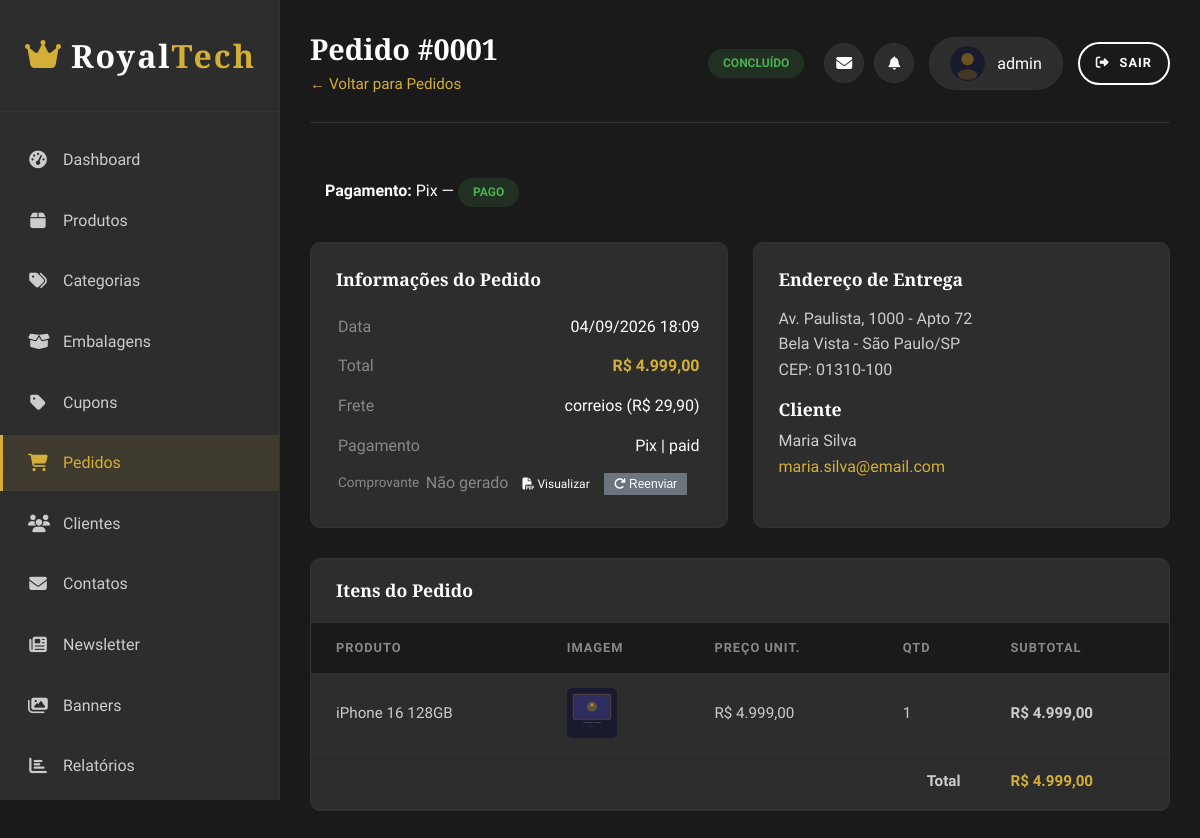
Screenshot of /pages/admin/order-detail.php?id=1 (signed in) with the database file from the repository.
### tables this page shows
CREATE TABLE IF NOT EXISTS e5_orders (
  id INT PRIMARY KEY AUTO_INCREMENT,
  user_id INT NOT NULL,
  status ENUM('pending','paid','shipped','delivered','canceled') NOT NULL DEFAULT 'pending',
  total DECIMAL(10,2) NOT NULL,
  shipping_method VARCHAR(50) NULL,
  shipping_cost DECIMAL(10,2) NOT NULL DEFAULT 0.00,
  payment_method VARCHAR(50) NULL,
  coupon_code VARCHAR(50) NULL,
  payment_card_last_four CHAR(4) NULL,
  payment_status ENUM('pending','paid','refunded') NOT NULL DEFAULT 'pending',
  shipping_neighborhood VARCHAR(80) NULL,
  shipping_city VARCHAR(80) NULL,
  shipping_state VARCHAR(40) NULL,
  shipping_postal_code VARCHAR(10) NULL,
  tracking_code VARCHAR(100) NULL,
  comprovante_filename VARCHAR(60) NULL,
  email_status ENUM('sent','failed','skipped') NULL,
  email_error TEXT NULL,
  created_at TIMESTAMP DEFAULT CURRENT_TIMESTAMP,
  updated_at TIMESTAMP DEFAULT CURRENT_TIMESTAMP ON UPDATE CURRENT_TIMESTAMP,
  CONSTRAINT fk_orders_user FOREIGN KEY (user_id) REFERENCES e5_users(id)
);

CREATE TABLE IF NOT EXISTS e5_users (
  id INT PRIMARY KEY AUTO_INCREMENT,
  name VARCHAR(80) NOT NULL,
  email VARCHAR(120) UNIQUE NOT NULL,
  cpf VARCHAR(14) NULL,
  username VARCHAR(40) UNIQUE NOT NULL,
  password VARCHAR(255) NOT NULL,
  role ENUM('customer','admin') NOT NULL DEFAULT 'customer',
  postal_code VARCHAR(10) NOT NULL,
  street VARCHAR(120) NOT NULL,
  number INT NOT NULL,
  complement VARCHAR(80) DEFAULT NULL,
  created_at TIMESTAMP DEFAULT CURRENT_TIMESTAMP,
  updated_at TIMESTAMP DEFAULT CURRENT_TIMESTAMP ON UPDATE CURRENT_TIMESTAMP
);

CREATE TABLE IF NOT EXISTS e5_order_items (
  id INT PRIMARY KEY AUTO_INCREMENT,
  order_id INT NOT NULL,
  product_id INT NOT NULL,
  quantity INT NOT NULL,
  unit_price DECIMAL(10,2) NOT NULL,
  CONSTRAINT fk_order_items_order FOREIGN KEY (order_id) REFERENCES e5_orders(id) ON DELETE CASCADE,
  CONSTRAINT fk_order_items_product FOREIGN KEY (product_id) REFERENCES e5_products(id)
);

CREATE TABLE IF NOT EXISTS e5_products (
  id INT PRIMARY KEY AUTO_INCREMENT,
  category_id INT NOT NULL,
  name VARCHAR(150) NOT NULL,
  slug VARCHAR(180) NOT NULL UNIQUE,
  description TEXT NULL,
  brand VARCHAR(80) NULL,
  price DECIMAL(10,2) NOT NULL,
  old_price DECIMAL(10,2) NULL,
  stock INT NOT NULL DEFAULT 0,
  is_featured TINYINT(1) NOT NULL DEFAULT 0,
  package_size_id INT NULL,
  weight_kg DECIMAL(5,2) NULL,
  height_cm DECIMAL(5,1) NULL,
  width_cm DECIMAL(5,1) NULL,
  length_cm DECIMAL(5,1) NULL,
  created_at TIMESTAMP DEFAULT CURRENT_TIMESTAMP,
  updated_at TIMESTAMP DEFAULT CURRENT_TIMESTAMP ON UPDATE CURRENT_TIMESTAMP,
  CONSTRAINT fk_products_category FOREIGN KEY (category_id) REFERENCES e5_categories(id),
  CONSTRAINT fk_products_package_size FOREIGN KEY (package_size_id) REFERENCES e5_package_sizes(id)
);

### includes/status_labels.php (called while the page is built, shortened)
<?php
$statusLabels = [
    'pending' => ['label' => 'Pendente', 'class' => 'status-pending'],
    'paid'    => ['label' => 'Pago',     'class' => 'status-active'],
    'shipped' => ['label' => 'Enviado',  'class' => 'status-processing'],
    'delivered'=> ['label' => 'Concluído','class' => 'status-active'],
    'canceled'=> ['label' => 'Cancelado','class' => 'status-inactive'],
];

### includes/comprovante_functions.php (called while the page is built, shortened)
<?php
function getComprovantePath(int $orderId): ?string
{
    $order = $GLOBALS['pdo']->prepare('SELECT comprovante_filename FROM e5_orders WHERE id = :id LIMIT 1');
    $order->execute([':id' => $orderId]);
    $filename = $order->fetchColumn();
    return null;
}

### includes/image_helpers.php (called while the page is built, shortened)
<?php
function imageAvailable(string $path): bool
{
    $file = realpath(__DIR__ . '/../' . ltrim($path, '/'));
    return $file !== false && is_file($file);
}
function renderProductImage(string $path, string $basePath, string $fallback = 'assets/img/placeholder-product.svg'): string
{
    return $basePath . ltrim($fallback, '/');
}

### pages/admin/order-detail.php (the view, shortened to what this page needs)
<?php
require_once __DIR__ . '/../../includes/status_labels.php';
require_once __DIR__ . '/../../includes/image_helpers.php';
require_once __DIR__ . '/../../includes/comprovante_functions.php';
$orderId = (int) ($_GET['id'] ?? 0);
$order = $pdo->prepare('SELECT o.*, u.name AS user_name, u.email AS user_email, u.postal_code, u.street, u.number, u.complement
    FROM e5_orders o INNER JOIN e5_users u ON u.id = o.user_id WHERE o.id = :id LIMIT 1');
$order->execute([':id' => $orderId]);
$order = $order->fetch();
$items = $pdo->prepare('SELECT oi.*, p.name AS product_name,
    (SELECT pi.image_path FROM e5_product_images pi WHERE pi.product_id = p.id ORDER BY pi.is_primary DESC, pi.id ASC LIMIT 1) AS image_path
    FROM e5_order_items oi INNER JOIN e5_products p ON p.id = oi.product_id WHERE oi.order_id = :oid');
$items->execute([':oid' => $orderId]);
$items = $items->fetchAll();
$payLabel = ['pix' => 'Pix', 'boleto' => 'Boleto', 'credit' => 'Cartão', 'delivery' => 'Entrega'];
$sinfo = $statusLabels[$order['status']] ?? ['label' => $order['status'], 'class' => ''];
?>
<!DOCTYPE html>
<html lang="pt-BR">
<head>
    <?php include 'head_inc.php'; ?>
</head>
<body>
    <div class="admin-wrapper">
        <?php $activePage = 'orders'; include 'sidebar_inc.php'; ?>
        <main class="admin-main">
            <header class="admin-header">
                <div class="admin-title">
                    <h2>Pedido #<?php echo str_pad((string)$order['id'], 4, '0', STR_PAD_LEFT); ?></h2>
                    <p><a href="orders.php" style="color:var(--color-primary);">&larr; Voltar para Pedidos</a></p>
                </div>
                <div class="admin-actions">
                    <span class="status-badge <?php echo $sinfo['class']; ?>"><?php echo $sinfo['label']; ?></span>
                    <?php include 'header_user_inc.php'; ?>
                </div>
            </header>
            <div class="ml-card" style="padding:15px; margin-bottom:20px; display:flex; align-items:center; gap:15px; flex-wrap:wrap; justify-content:space-between;">
                <div>
                    <strong>Pagamento:</strong>
                    <?php echo htmlspecialchars($payLabel[$order['payment_method']] ?? $order['payment_method'], ENT_QUOTES, 'UTF-8'); ?>
                    &mdash;
                    <?php if ($order['payment_status'] === 'paid'): ?>
                    <span class="status-badge status-active">Pago</span>
                    <?php else: ?>
                    <span class="status-badge status-pending">Aguardando pagamento</span>
                    <?php endif; ?>
                </div>
            </div>
            <div style="display:grid; grid-template-columns:1fr 1fr; gap:25px; margin-bottom:30px;">
                <div class="admin-table-container" style="padding:25px;">
                    <h3 style="margin-bottom:15px; font-size:1.1rem;">Informações do Pedido</h3>
                    <table style="width:100%;">
                        <tr><td style="color:var(--color-gray); padding:6px 0;">Data</td><td style="text-align:right;"><?php echo date('d/m/Y H:i', strtotime($order['created_at'])); ?></td></tr>
                        <tr><td style="color:var(--color-gray); padding:6px 0;">Total</td><td style="text-align:right; font-weight:700; color:var(--color-primary);">R$ <?php echo number_format((float)$order['total'], 2, ',', '.'); ?></td></tr>
                        <tr><td style="color:var(--color-gray); padding:6px 0;">Frete</td><td style="text-align:right;"><?php echo htmlspecialchars($order['shipping_method'] ?? '—', ENT_QUOTES, 'UTF-8'); ?> <?php echo $order['shipping_cost'] > 0 ? '(R$ ' . number_format((float)$order['shipping_cost'], 2, ',', '.') . ')' : '(Grátis)'; ?></td></tr>
                        <tr><td style="color:var(--color-gray); padding:6px 0;">Pagamento</td><td style="text-align:right;"><?php echo htmlspecialchars($payLabel[$order['payment_method']] ?? $order['payment_method'] ?? '—', ENT_QUOTES, 'UTF-8'); ?> | <?php echo htmlspecialchars($order['payment_status'] ?? '—', ENT_QUOTES, 'UTF-8'); ?></td></tr>
                            <tr>
                                <td style="color:var(--color-gray); padding:6px 0; font-size:0.85rem;">Comprovante</td>
                                <td>
                                    <?php
                                    $compPath = getComprovantePath($order['id']);
                                    $hasPdf = $compPath && file_exists($compPath);
                                    ?>
                                    <?php if ($hasPdf): ?>
                                        <a href="../download-comprovante.php?id=<?php echo (int)$order['id']; ?>" class="ml-btn" style="padding:4px 10px; font-size:0.75rem;"><i class="fas fa-file-pdf"></i> Baixar</a>
                                    <?php else: ?>
                                        <span style="color:var(--color-gray);">Não gerado</span>
                                    <?php endif; ?>
                                    <a href="../download-comprovante.php?id=<?php echo (int)$order['id']; ?>" class="ml-btn ml-btn-sm" style="padding:4px 10px; font-size:0.75rem; color:#fff; text-decoration:none;" target="_blank"><i class="fas fa-file-pdf"></i> Visualizar</a>
                                    <form method="post" action="comprovante-resend.php" style="display:inline" onsubmit="return confirm('Reenviar o comprovante por e-mail?')">
                                        <button type="submit" class="ml-btn ml-btn-sm" style="padding:4px 10px; font-size:0.75rem; background:#6c757d; color:#fff; text-decoration:none; border:none; cursor:pointer;"><i class="fas fa-redo"></i> Reenviar</button>
                                    </form>
                                </td>
                            </tr>
                    </table>
                </div>
                <div class="admin-table-container" style="padding:25px;">
                    <h3 style="margin-bottom:15px; font-size:1.1rem;">Endereço de Entrega</h3>
                    <p style="color:var(--color-gray-light);">
                        <?php echo htmlspecialchars($order['street'] ?? '', ENT_QUOTES, 'UTF-8'); ?>, <?php echo htmlspecialchars($order['number'] ?? '', ENT_QUOTES, 'UTF-8'); ?>
                        <?php if ($order['complement']): ?>- <?php echo htmlspecialchars($order['complement'], ENT_QUOTES, 'UTF-8'); ?><?php endif; ?><br>
                        <?php echo htmlspecialchars($order['shipping_neighborhood'] ?? '', ENT_QUOTES, 'UTF-8'); ?> -
                        <?php echo htmlspecialchars($order['shipping_city'] ?? '', ENT_QUOTES, 'UTF-8'); ?>/<?php echo htmlspecialchars($order['shipping_state'] ?? '', ENT_QUOTES, 'UTF-8'); ?><br>
                        CEP: <?php echo htmlspecialchars($order['shipping_postal_code'] ?? $order['postal_code'] ?? '', ENT_QUOTES, 'UTF-8'); ?>
                    </p>
                    <h3 style="margin:15px 0 8px; font-size:1.1rem;">Cliente</h3>
                    <p style="color:var(--color-gray-light);"><?php echo htmlspecialchars($order['user_name'], ENT_QUOTES, 'UTF-8'); ?><br>
                    <a href="mailto:<?php echo htmlspecialchars($order['user_email'], ENT_QUOTES, 'UTF-8'); ?>" style="color:var(--color-primary);"><?php echo htmlspecialchars($order['user_email'], ENT_QUOTES, 'UTF-8'); ?></a></p>
                </div>
            </div>
            <div class="admin-table-container">
                <div class="admin-table-header"><h3>Itens do Pedido</h3></div>
                <table class="admin-table">
                    <thead>
                        <tr><th>Produto</th><th>Imagem</th><th>Preço Unit.</th><th>Qtd</th><th>Subtotal</th></tr>
                    </thead>
                    <tbody>
                        <?php foreach ($items as $it): ?>
                        <tr>
                            <td><?php echo htmlspecialchars($it['product_name'], ENT_QUOTES, 'UTF-8'); ?></td>
                            <td><?php if ($it['image_path']): $img = renderProductImage($it['image_path'], '../../'); ?>
                                <img src="<?php echo htmlspecialchars($img, ENT_QUOTES, 'UTF-8'); ?>" style="width:50px;height:50px;object-fit:cover;border-radius:5px;" alt=""></td>
                            <?php else: ?><td style="color:var(--color-gray);">—</td><?php endif; ?>
                            <td>R$ <?php echo number_format((float)$it['unit_price'], 2, ',', '.'); ?></td>
                            <td><?php echo (int) $it['quantity']; ?></td>
                            <td><strong>R$ <?php echo number_format((float)$it['unit_price'] * (int)$it['quantity'], 2, ',', '.'); ?></strong></td>
                        </tr>
                        <?php endforeach; ?>
                    </tbody>
                    <tfoot>
                        <tr><td colspan="4" style="text-align:right; font-weight:700;">Total</td><td style="font-weight:700;color:var(--color-primary);">R$ <?php echo number_format((float)$order['total'], 2, ',', '.'); ?></td></tr>
                    </tfoot>
                </table>
            </div>
        </main>
    </div>
</body>
</html>

### assets/css/style.css (style rules this page uses)
:root { --color-primary: #d4af37; --color-primary-dark: #b8962e; --color-primary-light: #e8c547; --color-black: #1a1a1a; --color-black-light: #2d2d2d; --color-black-lighter: #404040; --color-white: #ffffff; --color-white-smoke: #f5f5f5; --color-gray: #888888; --color-gray-light: #cccccc; --color-border: #333333; --color-gold: #d4af37; --font-primary: 'Rajdhani', sans-serif; --font-secondary: 'Playfair Display', serif; --transition: all 0.3s ease; --shadow: 0 5px 20px rgba(0, 0, 0, 0.15); --shadow-hover: 0 10px 30px rgba(212, 175, 55, 0.2); }
* { margin: 0; padding: 0; box-sizing: border-box; }
html { scroll-behavior: smooth; }
body { font-family: var(--font-primary); font-size: 16px; line-height: 1.6; color: var(--color-white); background-color: var(--color-black); }
a { text-decoration: none; color: inherit; transition: var(--transition); }
img { max-width: 100%; height: auto; display: block; }
h1, h2, h3, h4, h5, h6 { font-family: var(--font-secondary); font-weight: 700; line-height: 1.3; color: var(--color-white); }
h2 { font-size: 2.5rem; }
h3 { font-size: 2rem; }

### assets/css/admin.css (style rules this page uses)
.admin-wrapper { display: flex; min-height: 100vh; background: var(--color-black); }
.admin-main { flex: 1; margin-left: 280px; padding: 30px; background: var(--color-black); }
.admin-header { display: flex; justify-content: space-between; align-items: center; margin-bottom: 40px; padding-bottom: 25px; border-bottom: 1px solid var(--color-border); }
.admin-title h2 { font-size: 1.8rem; margin-bottom: 5px; }
.admin-title p { color: var(--color-gray); font-size: 0.95rem; }
.admin-actions { display: flex; align-items: center; gap: 20px; flex-wrap: wrap; justify-content: flex-end; }
.admin-table-container { background: var(--color-black-light); border: 1px solid var(--color-border); border-radius: 10px; overflow: hidden; }
.admin-table-header { display: flex; justify-content: space-between; align-items: center; padding: 20px 25px; border-bottom: 1px solid var(--color-border); }
.admin-table-header h3 { font-size: 1.1rem; }
.admin-table { width: 100%; border-collapse: collapse; }
.admin-table th, .admin-table td { padding: 15px 25px; text-align: left; }
.admin-table th { background: var(--color-black); color: var(--color-gray); font-weight: 600; font-size: 0.8rem; text-transform: uppercase; letter-spacing: 1px; }
.admin-table td { border-bottom: 1px solid var(--color-border); color: var(--color-gray-light); font-size: 0.95rem; }
.admin-table tbody tr { transition: var(--transition); }
.status-badge { display: inline-block; padding: 5px 15px; border-radius: 20px; font-size: 0.75rem; font-weight: 600; text-transform: uppercase; }
.status-active { background: rgba(76, 175, 80, 0.15); color: #4caf50; }

### rows the page displays
e5_orders: id "0001", status "CONCLUÍDO", payment_method "Pix", created_at "04/09/2026 18:09", total "4.999,00", shipping_method "correios", shipping_cost "29,90", payment_status "paid", user.street "Av. Paulista", user.number "1000", user.complement "Apto 72", shipping_neighborhood "Bela Vista", shipping_city "São Paulo", shipping_state "SP", shipping_postal_code "01310-100", user.name "Maria Silva", user.email "maria.silva@email.com"
e5_order_items: product.name "iPhone 16 128GB", unit_price "4.999,00", quantity "1", (float)$it['unit_price'] * (int)$it['quantity'] "4.999,00"

### other values shown
$item['label'] "Dashboard"
$item['label'] "Produtos"
$item['label'] "Categorias"
$item['label'] "Embalagens"
$item['label'] "Cupons"
$item['label'] "Pedidos"
$item['label'] "Clientes"
$item['label'] "Contatos"
$item['label'] "Newsletter"
$item['label'] "Banners"
$item['label'] "Relatórios"
$adminUserName "admin"
